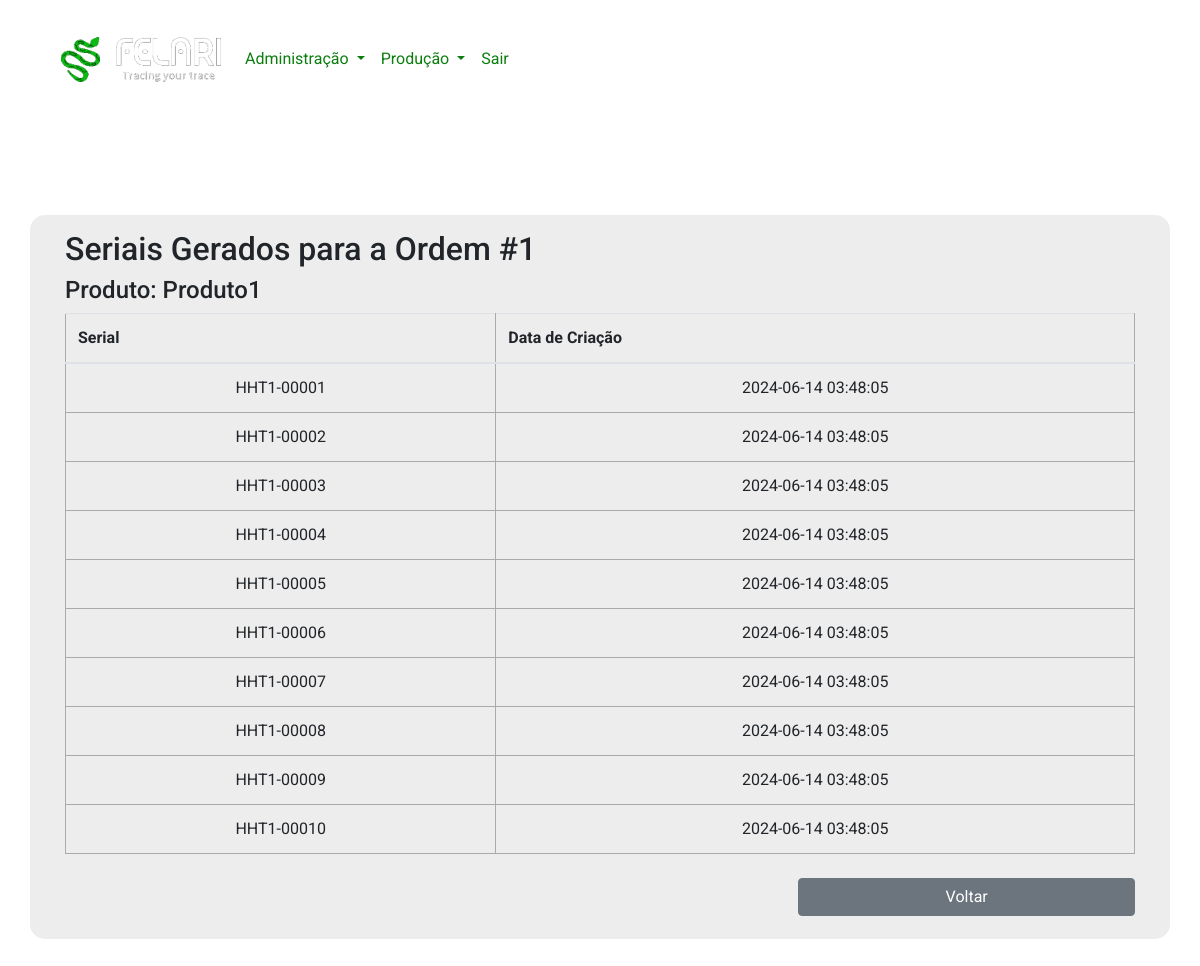
Before: /view_serials/1 (signed in) with the older database file.
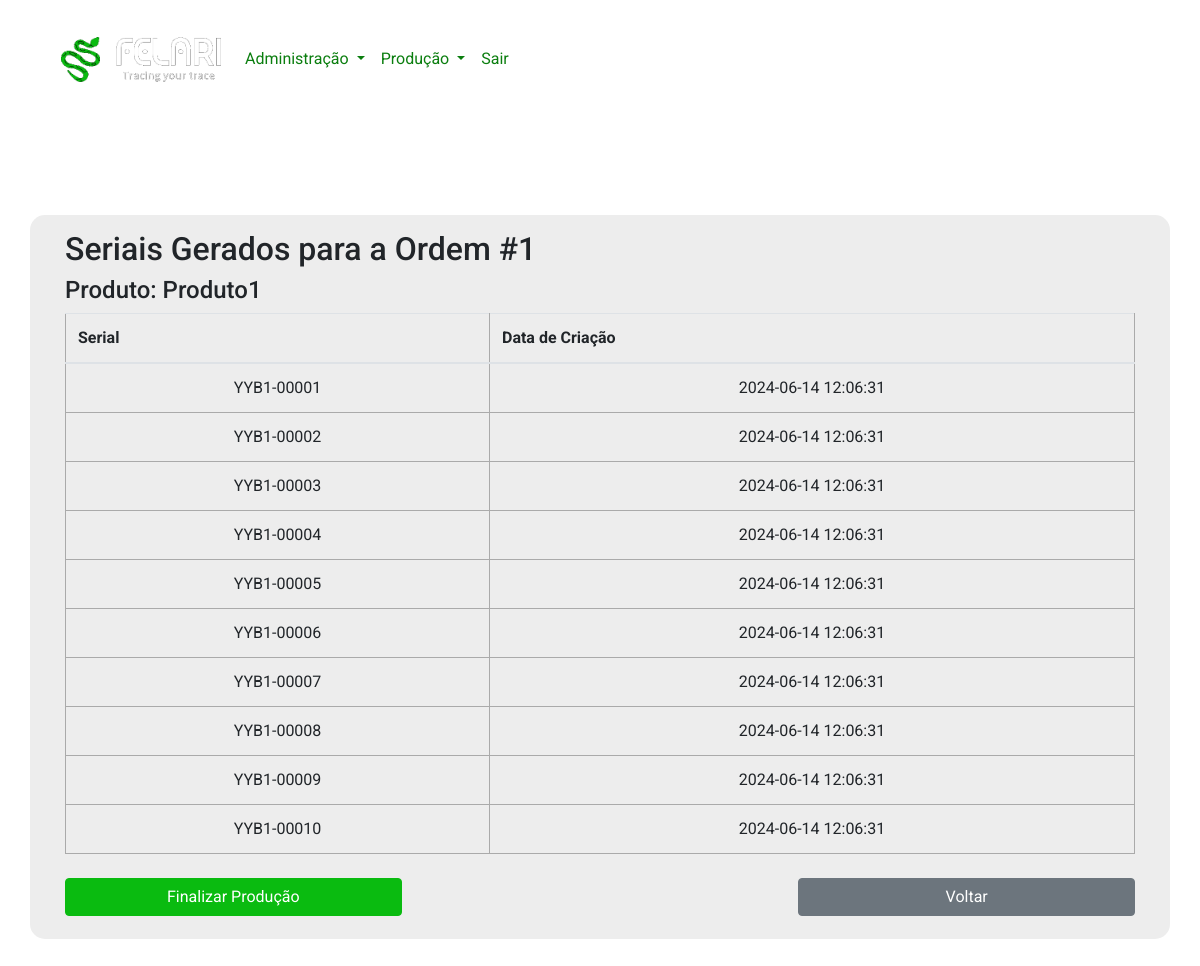
After: the same page with the newer database file.
### app.py (models this page shows, shortened)
class OrdemProducao(db.Model):
    id = db.Column(db.Integer, primary_key=True)
    produto_id = db.Column(db.Integer, db.ForeignKey('product.id'), nullable=False)
    produto = db.relationship('Product', backref=db.backref('ordens_producao', lazy=True))
    quantidade = db.Column(db.Integer, nullable=False)
    data_prevista = db.Column(db.DateTime, nullable=False)
    status = db.Column(db.Integer, nullable=False)

class Product(db.Model):
    id = db.Column(db.Integer, primary_key=True)
    nome = db.Column(db.String(100), nullable=False)
    ultima_producao = db.Column(db.DateTime)
    access_points = db.relationship('AccessPoint', secondary=products_access_points, backref=db.backref('products', lazy='dynamic'))

class Serial(db.Model):
    id = db.Column(db.Integer, primary_key=True)
    serial_number = db.Column(db.String(50), unique=True)
    ordem_id = db.Column(db.Integer, db.ForeignKey('ordem_producao.id'), nullable=False)
    data_criacao = db.Column(db.DateTime, default=datetime.utcnow)
    ordem = db.relationship('OrdemProducao', backref=db.backref('seriais', lazy=True))

### app.py (the view)
@app.route('/view_serials/<int:ordem_id>', methods=['GET'])
@login_required
def view_serials(ordem_id):
    form = TaskForm()
    ordem = OrdemProducao.query.get_or_404(ordem_id)
    seriais = Serial.query.filter_by(ordem_id=ordem_id).all()
    return render_template('view_serials.html', ordem=ordem, seriais=seriais, form=form)

### app.py (called while the page is built)
@login_manager.user_loader
def load_user(user_id):
    return User.query.get(int(user_id))

### templates/view_serials.html (shortened to what this page needs)
{% extends 'base.html' %}
{% block body %}
<div class="container my-5 product">
    <div class="row">
        <div class="col-12 product-container">
            <h2>Seriais Gerados para a Ordem #{{ ordem.id }}</h2>
            <h4>Produto: {{ ordem.produto.nome }}</h4>
            <div class="table-responsive">
                <table class="table">
                    <thead>
                        <tr>
                            <th>Serial</th>
                            <th>Data de Criação</th>
                        </tr>
                    </thead>
                    <tbody>
                        {% for serial in seriais %}
                        <tr>
                            <td>{{ serial.serial_number }}</td>
                            <td>{{ serial.data_criacao.strftime('%Y-%m-%d %H:%M:%S') }}</td>
                        </tr>
                        {% endfor %}
                    </tbody>
                </table>
            </div>
            <div class="row">
              {% if ordem.status == 2 %}
              <div class="col-12 col-md-4 mr-auto py-2">
                <form method="POST" action="{{ url_for('finalize_production', ordem_id=ordem.id) }}" class="w-100">
                    <button type="submit" class="btn btn-primary w-100">Finalizar Produção</button>
                </form>
              </div>
              {% endif %}
              <div class="col-12 col-md-4 ml-auto py-2">
                <a class="btn btn-secondary w-100" href="{{ url_for('index') }}">Voltar</a>
              </div>
            </div>
        </div>
    </div>
</div>
{% endblock %}

### templates/base.html (shortened to what this page needs)
<!DOCTYPE html>
<html lang="en">
<head>
    <link rel="stylesheet" href="{{ url_for('static', filename='css/main.css') }}">
<link rel="stylesheet" href="https://cdn.jsdelivr.net/npm/bootstrap@4.6.2/dist/css/bootstrap.min.css">
</head>
<body>
  {% if loginPage != True %}
        <div class="container navbarContainer py-md-4">
          <nav class="navbar navbar-expand-md">
            <a class="navbar-brand" href="/">
              <img src="../static/img/felariLogo.png" class="img-fluid" style="max-width: 160px;" />
            </a>
            <div class="collapse navbar-collapse" id="navbarNav">
              <ul class="navbar-nav">
                <li class="nav-item dropdown">
                  <a class="nav-link dropdown-toggle" href="#" role="button" data-toggle="dropdown" aria-expanded="false">
                    Administração
                  </a>
                </li>
                <li class="nav-item dropdown">
                  <a class="nav-link dropdown-toggle" href="#" role="button" data-toggle="dropdown" aria-expanded="false">
                    Produção
                  </a>
                </li>
                <li class="nav-item">
                  <a class="nav-link" href="/logout">Sair</a>
                </li>
              </ul>
            </div>
          </nav>
        </div>
    {% endif %}
    <div class="container pt-5">
    </div>
    {% block body %}
    {% endblock %}
</body>
</html>

### static/css/main.css (style rules this page uses)
:root { --verde: #0abb10; --verde-escuro: #0b7e0f; }
.btn-primary { background-color: var(--verde)!important; border-color: var(--verde)!important; }
.navbarContainer .nav-item .nav-link { color: var(--verde-escuro)!important; font-weight: 400; }
body { margin: 0; font-family: "Roboto", sans-serif!important; background-color: transparent!important; background-image: url('../img/common/background.jpg'); background-size: cover; background-position: center; }
table, td, th { border: 1px solid #aaa; }
table { border-collapse: collapse; width: 100%; }
th { height: 30px; padding: 5px; }
td { text-align: center; padding: 5px; }
.product .product-container { padding: 15px 35px; background-color: #ededed; border-radius: 15px; }

Changed rows visible on the page:
changed OrdemProducao id 1: status 3 → 2 (drawn)
changed Serial: serial_number "HHT1-00001" → "YYB1-00001"; data_criacao "2024-06-14 03:48:05" → "2024-06-14 12:06:31"
changed Serial: serial_number "HHT1-00002" → "YYB1-00002"; data_criacao "2024-06-14 03:48:05" → "2024-06-14 12:06:31"
changed Serial: serial_number "HHT1-00003" → "YYB1-00003"; data_criacao "2024-06-14 03:48:05" → "2024-06-14 12:06:31"
changed Serial: serial_number "HHT1-00004" → "YYB1-00004"; data_criacao "2024-06-14 03:48:05" → "2024-06-14 12:06:31"
changed Serial: serial_number "HHT1-00005" → "YYB1-00005"; data_criacao "2024-06-14 03:48:05" → "2024-06-14 12:06:31"
changed Serial: serial_number "HHT1-00006" → "YYB1-00006"; data_criacao "2024-06-14 03:48:05" → "2024-06-14 12:06:31"
changed Serial: serial_number "HHT1-00007" → "YYB1-00007"; data_criacao "2024-06-14 03:48:05" → "2024-06-14 12:06:31"
changed Serial: serial_number "HHT1-00008" → "YYB1-00008"; data_criacao "2024-06-14 03:48:05" → "2024-06-14 12:06:31"
changed Serial: serial_number "HHT1-00009" → "YYB1-00009"; data_criacao "2024-06-14 03:48:05" → "2024-06-14 12:06:31"
changed Serial: serial_number "HHT1-00010" → "YYB1-00010"; data_criacao "2024-06-14 03:48:05" → "2024-06-14 12:06:31"
Other visible differences:
text now shown: "Finalizar Produção"
